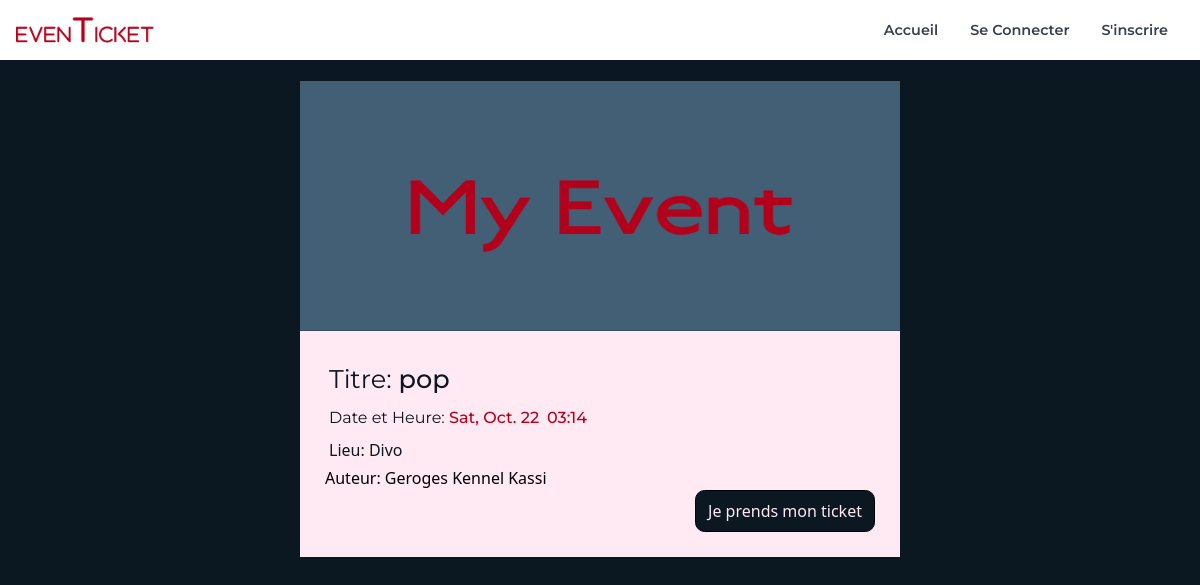
Screenshot of /event/2 with the database file from the repository.
### mypass/models.py (models this page shows)
class Events(db.Model):
    id = db.Column('id_events', db.Integer, primary_key=True)
    title = db.Column('event_title', db.String(length=100), nullable=False)
    category = db.Column('category', db.Integer,
                         db.ForeignKey(Category.id), nullable=False)
    author = db.Column('author', db.Integer,
                       db.ForeignKey(Users.id), nullable=False)
    type = db.Column(db.Integer, db.ForeignKey(Type_Event.id), nullable=False)
    place = db.Column('event_place', db.String(length=100), nullable=False)
    date_event = db.Column(db.DateTime, nullable=False,
                           default=datetime.utcnow)
    time_event = db.Column(db.Time, nullable=False)
    seat = db.Column('nombre_places', db.Integer, nullable=False)
    image = db.Column('image', db.String(length=200),
                      default='defaultTheme.png')
    date_post = db.Column(db.DateTime, nullable=False,
                          default=datetime.utcnow)

### mypass/routes.py (the view)
@app.route('/event/<event_id>', methods=['GET', 'POST'])
def EventView(event_id):
    data = []
    button = Ticket()
    event = Events.query.get(event_id)
    author = Users.query.get(event.author)
    data.append({'id': event.id, "title": event.title, "date": event.date_event.strftime('%a, %b. %y'), 'author_id': event.author, 'author': author.first_name + ' ' + author.last_name, "heure": event.time_event.strftime('%H:%M'), "lieu": event.place,
                 "image": url_for('static', filename='thumbnails/images/{}'.format(event.image))}),
    return render_template('eventview.html', datas=data, button=button, title='Prendre sont ticket')

### mypass/templates/eventview.html (shortened to what this page needs)
{% extends 'layout.html' %} {% block content %}
<div class="ticket">
  {% for data in datas%}
  <div class="ticket-card">
    <div class="image-event">
      <img src={{ data.image }} class="image-ticket" />
    </div>
    <div class="event-infoCard">
      <div class="eventTitle"><span>Titre:</span> {{data.title}}</div>
      <div class="dateInfo">
        <div class="event-date"><span>Date et Heure:</span> {{data.date}}</div>
        <div class="event-hour">{{data.heure}}</div>
      </div>
      <div class="event-place">Lieu: <span>{{data.lieu}}</span> </div>
      <div class="event-author"> Auteur:
        <a href="{{url_for('profileuser', user_id = data.author_id)}}"
          >{{data.author}}</a
        >
      </div>
      <divc class="buttonEventview">
          <a
            href="{{url_for('ticket', event_id=data.id, user_id=current_user.id)}}"
            ><button>Je prends mon ticket</button></a
          >
      </div>
    </div>
  </div>
  {%endfor%}
{% endblock %}

### mypass/static/style.css (style rules this page uses)
* { margin: 0; padding: 0; box-sizing: border-box; }
@media screen and (min-width: 1024px) { .image-ticket { width: 100%; height: 250px; } }
@media screen and (min-width: 1024px) { .event-infoCard { background-color: #ffe9f3; padding: 25px; } }
@media screen and (min-width: 1024px) { .eventTitle { color: #0c1821; font-family: montserrat; font-size: 1.6rem; margin: 4px; font-weight: 500; } }
@media screen and (min-width: 1024px) { .event-place { color: #0c1821; margin: 4px; } }
@media screen and (min-width: 1024px) { .event-date, .event-hour { color: #b3001b; font-family: montserrat; margin: 4px; font-weight: 500; } }
@media screen and (min-width: 1024px) { .dateInfo { display: flex; } }
@media screen and (min-width: 1024px) { .ticket-card { width: 50vw; } }
@media screen and (min-width: 1024px) { .ticket { padding: 20px; display: flex; justify-content: center; align-items: center; } }
@media screen and (min-width: 1024px) { .event-author a, .event-place span { font-weight: 500; } }
@media screen and (min-width: 1024px) { .buttonEventview a button { width: 180px; border: 1px solid black; padding: 8px; border-radius: 0.6rem; background-color: #0c1821; color: #ffe9f3; } }
@media screen and (min-width: 1024px) { .event-date span { color: #0c1821; font-weight: normal; } }
@media screen and (min-width: 1024px) { .eventTitle span { font-weight: normal; } }
@media screen and (min-width: 1024px) { .buttonEventview { display: flex; justify-content: flex-end; align-items: center; } }

### rows the page displays
Events: title "pop", date "Sat, Oct. 22", heure "03:14", lieu "Divo", author "Geroges Kennel Kassi"
